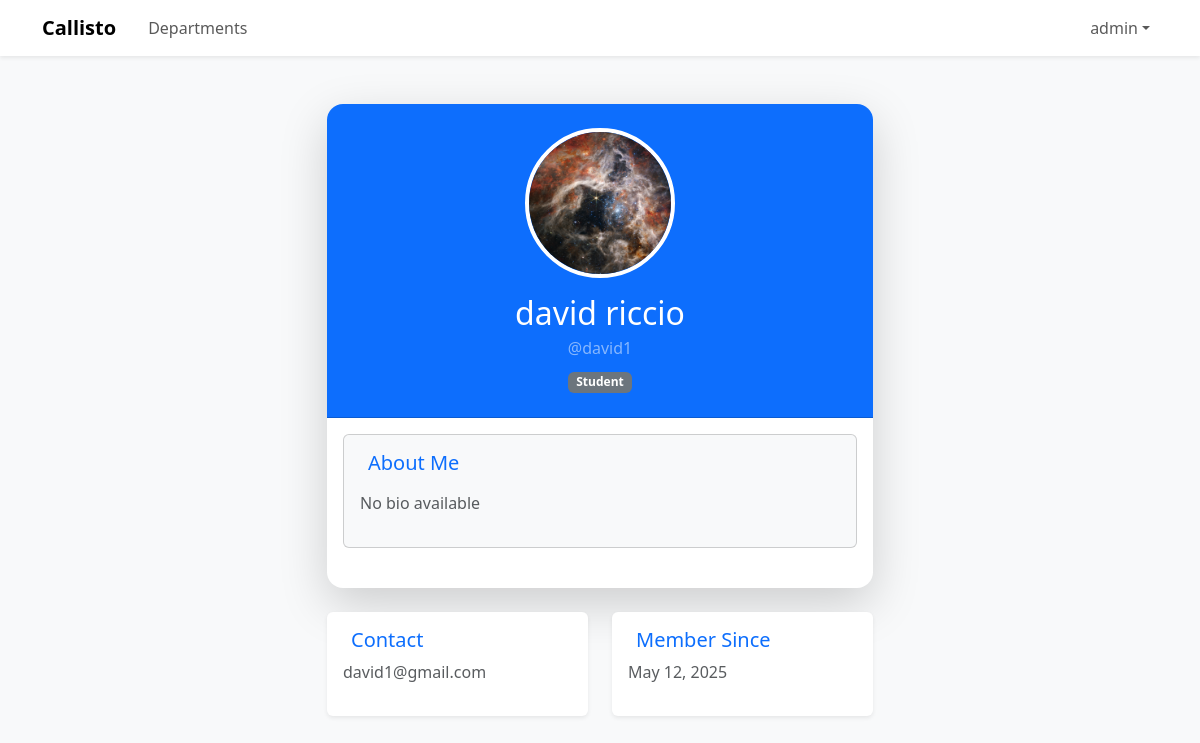
Page /users/david1/ (signed in) on the committed database.
### users/models.py (models this page shows, shortened)
class Profile(models.Model):
    class Role(models.TextChoices):
        ADMIN = 'A', 'Admin'
        VOLUNTEER = 'V', 'Voluntario'
        STUDENT = 'S', 'Estudiante'
    user = models.OneToOneField(
        settings.AUTH_USER_MODEL, on_delete=models.CASCADE, related_name='profile'
    )
    role = models.CharField(max_length=1, choices=Role, default=Role.VOLUNTEER)
    bio = models.TextField(blank=True)
    avatar = models.ImageField(
        blank=True, null=True, upload_to='cache', default='cache/noavatar.png'
    )
    def is_admin(self):
        if self.role == Profile.Role.ADMIN:
            return True
        return False

### users/views.py (the view)
# urls.py: path('<str:username>/', views.user_detail, name='user-detail'),
@login_required
def user_detail(request, username: str):
    user = User.objects.get(username=username)
    profile = Profile.objects.get(user=user)
    return render(request, 'users/user_detail.html', dict(user=user, profile=profile))

### users/templates/users/user_detail.html (shortened to what this page needs)
{% extends "shared/base.html" %}
{% block body %}
<div class="container-fluid bg-light py-5">
    <div class="container">
        <div class="row justify-content-center">
            <div class="col-md-8 col-lg-6">
                <div class="card border-0 shadow-lg rounded-4 overflow-hidden">
                    <div class="card-header bg-primary text-white text-center py-4">
                        <div class="position-relative d-inline-block">
                            <img src="{{ profile.avatar.url }}"
                                 class="rounded-circle border border-4 border-white"
                                 style="width: 150px; height: 150px; object-fit: cover;"
                                 alt="Profile Picture">
                        </div>
                        <h2 class="mt-3 mb-1">{{ user.first_name }} {{ user.last_name }}</h2>
                        <p class="text-white-50 mb-2">@{{ user.username }}</p>
                        {% if user.profile.is_teacher %}
                            <span class="badge bg-success">Teacher</span>
                        {% else %}
                            <span class="badge bg-secondary">Student</span>
                        {% endif %}
                    </div>
                    <div class="card-body">
                        <div class="card bg-light mb-4">
                            <div class="card-body">
                                <h5 class="card-title text-primary mb-3">
                                    About Me
                                </h5>
                                <p class="text-muted">{{ profile.bio|default:"No bio available" }}</p>
                            </div>
                        </div>
                    </div>
                </div>
                <div class="mt-4">
                    <div class="row">
                        <div class="col-md-6 mb-3">
                            <div class="card border-0 shadow-sm">
                                <div class="card-body">
                                    <h5 class="card-title text-primary">
                                        Contact
                                    </h5>
                                    <p class="text-muted">{{ user.email }}</p>
                                </div>
                            </div>
                        </div>
                        <div class="col-md-6 mb-3">
                            <div class="card border-0 shadow-sm">
                                <div class="card-body">
                                    <h5 class="card-title text-primary">
                                        Member Since
                                    </h5>
                                    <p class="text-muted">{{ user.date_joined|date:"F d, Y" }}</p>
                                </div>
                            </div>
                        </div>
                    </div>
                </div>
            </div>
        </div>
    </div>
</div>
{% endblock %}

### shared/templates/shared/base.html (shortened to what this page needs)
{% load static %}
<!DOCTYPE html>
<html>
  <head>
<link href="https://cdn.jsdelivr.net/npm/bootstrap@5.3.3/dist/css/bootstrap.min.css" rel="stylesheet">
  </head>
  <body>
    {% include 'shared/navbar.html' %}
      {% block body %}
      {% endblock %}
  </body>
</html>

### shared/templates/shared/navbar.html (shortened to what this page needs)
<nav class="navbar navbar-expand-lg navbar-light bg-white shadow-sm">
  <div class="container">
    <a class="navbar-brand d-flex align-items-center" href="{% url 'departments:department-list' %}">
      <span class="fw-bold">Callisto</span>
    </a>
    <div class="collapse navbar-collapse" id="navbarScroll">
      <ul class="navbar-nav me-auto my-2 my-lg-0">
        <li class="nav-item">
          <a class="nav-link" href="{% url 'departments:department-list' %}">
            Departments
          </a>
        </li>
      </ul>
      <ul class="navbar-nav">
        <li class="nav-item dropdown">
          <a class="nav-link dropdown-toggle d-flex align-items-center" href="#" role="button" data-bs-toggle="dropdown" aria-expanded="false">
            <span>{{ request.user.first_name|default:request.user.username }}</span>
          </a>
        </li>
      </ul>
    </div>
  </div>
</nav>

### shared/templates/shared/navbar.html (style rules this page uses)
.navbar { transition: all 0.3s ease; }

### users/templates/users/user_detail.html (style rules this page uses)
.card { transition: transform 0.3s ease, box-shadow 0.3s ease; }

### rows in the picture
Profile: avatar (picture), bio "No bio available"

### other values in the picture
{{ request.user.first_name|default:request.user.username }} "admin"
{{ user.first_name }} "david"
{{ user.last_name }} "riccio"
{{ user.username }} "david1"
{{ user.email }} "david1@gmail.com"
{{ user.date_joined|date:"F d, Y" }} "May 12, 2025"
